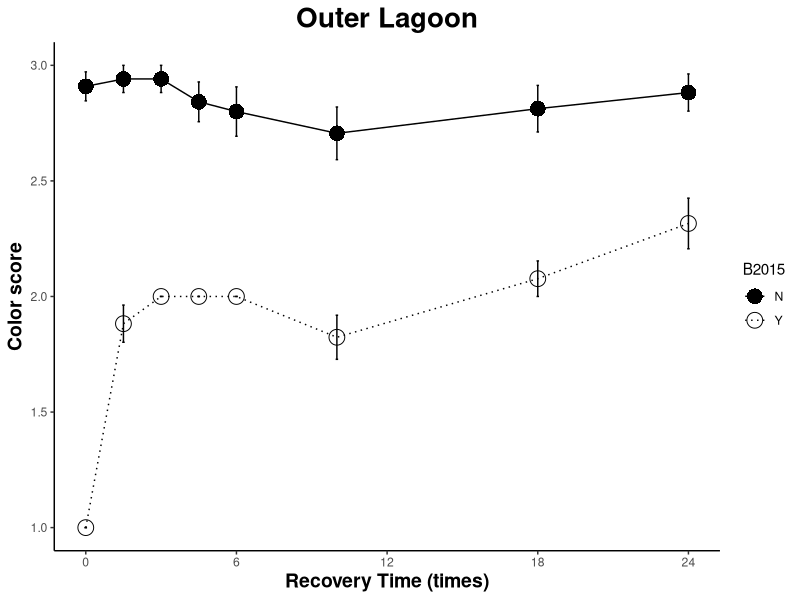
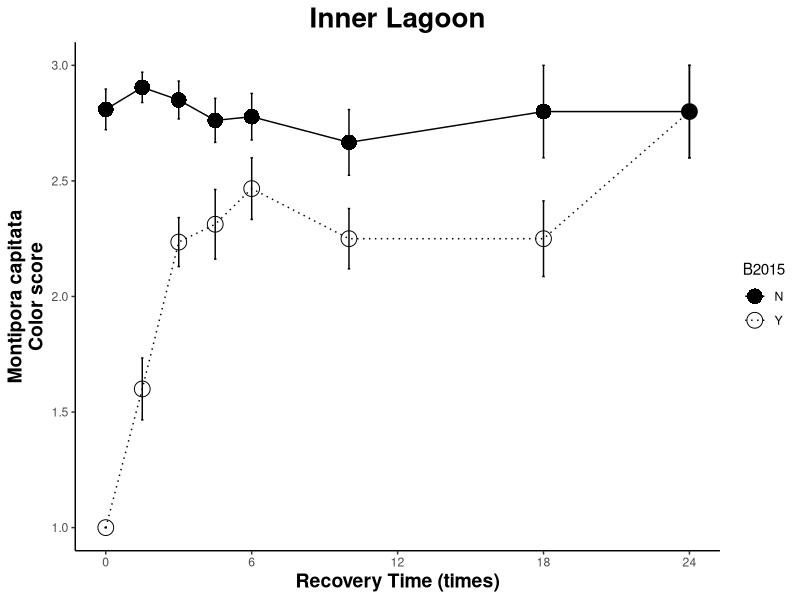
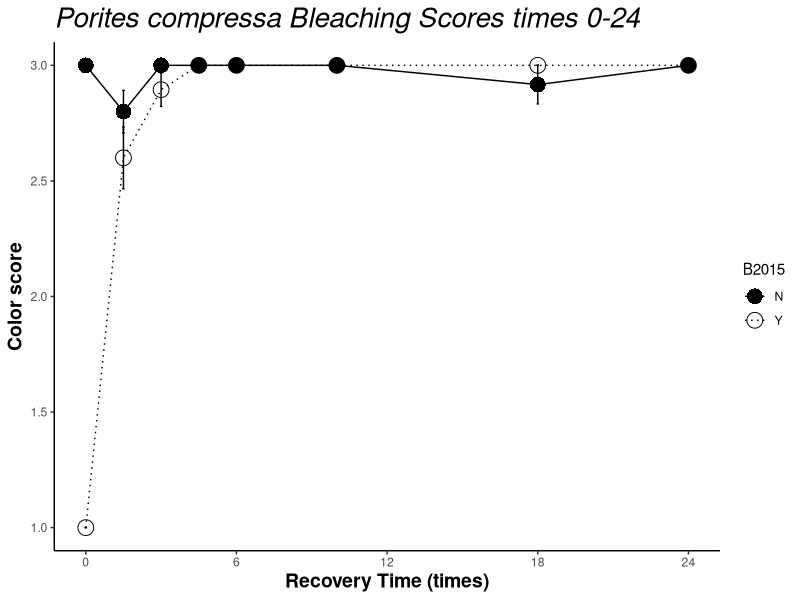
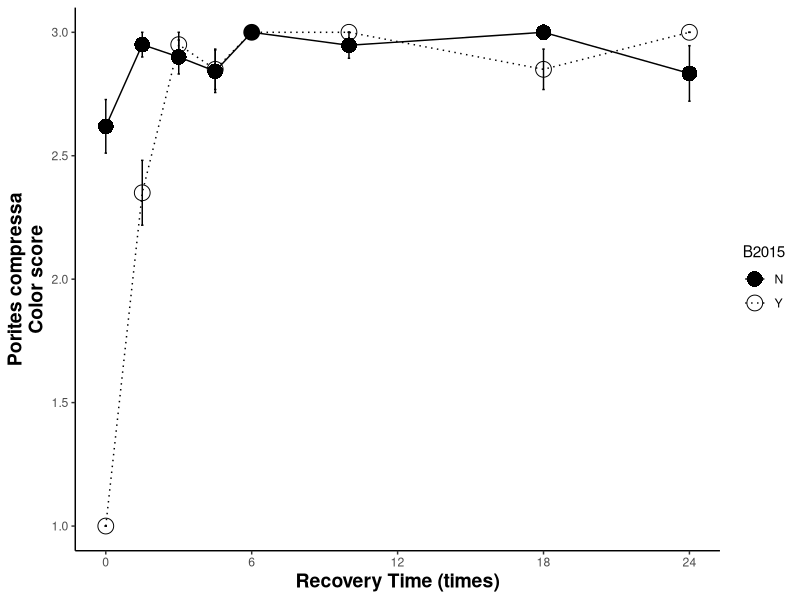
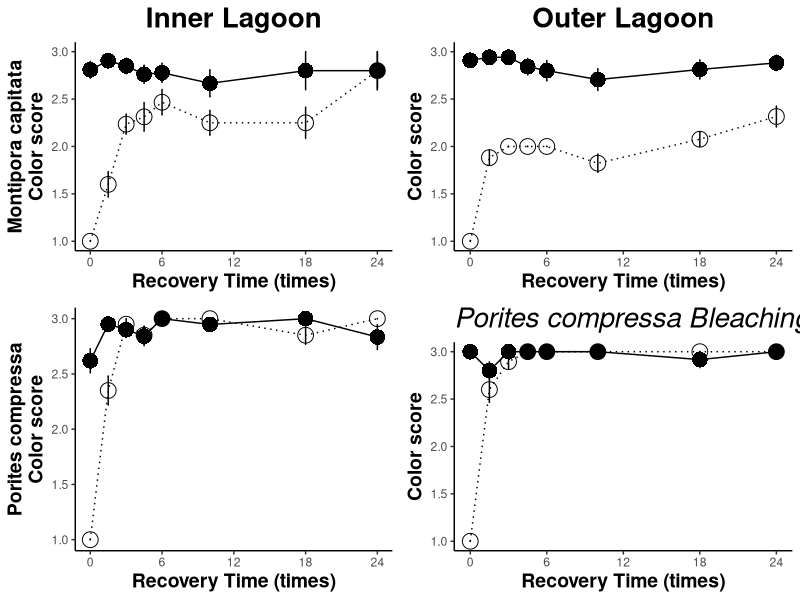
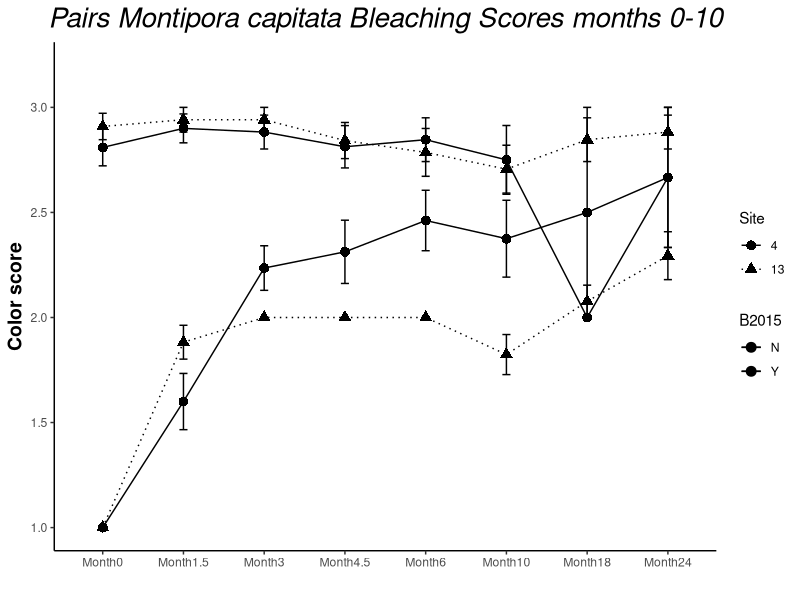
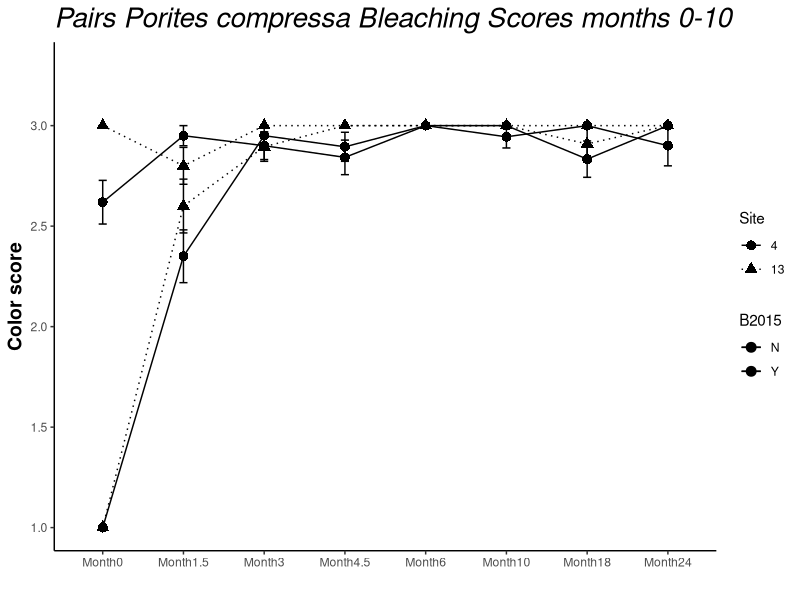

Generate these figures, in order, with R:
## ---- chunk 1
knitr::opts_chunk$set(echo = TRUE)
## ---- chunk 2
#Set up: load libraries

#rm(list=ls(all=TRUE)) 
library("reshape2") #reshape data
library("ggplot2") #plotting
library("reshape") #reshape data
library("plyr")  #splitting, applying, and combining data
library("dplyr")  #splitting, applying, and combining data
library("pscl")
library("plotrix") #plotting
library("gridExtra") #arrange plots for output
library("car") #levenes test
library("lsmeans")
library("multcomp") 
library("multcompView")
library(glmmTMB)
library(lme4)
library(lmerTest)
library(tidyverse)

## ---- chunk 3
bData<-read.csv("Bleaching_FINAL.csv") #read in bleaching df
bData$Site<-as.factor(bData$Site) #site as factor
bData$Pair<-as.factor(bData$Pair) #pair ID as factor

#organize data
bALL<-bData
  #melt
  bALLData1<-melt(data = bALL, measure.vars = c("Month0","Month1.5","Month3","Month4.5", "Month6","Month10","Month18","Month24"))   
  colnames(bALLData1)[colnames(bALLData1)=="variable"] <- "month"   # change col name from 'variable' to 'month'
  colnames(bALLData1)[colnames(bALLData1)=="value"] <- "score"   # change col name from 'value' to 'score'
  bALLData1$group<-paste(bALLData1$Species, bALLData1$Site, bALLData1$B2015, bALLData1$month) # add column for groups for figures only
#write.csv(bALL, "PigmentationBNB_20191122.csv")

#Remove all NON PAIRS and all NAs
  bALLData<-na.omit(bALLData1) # remove the NA rows (this removes individuals and NAs from pairs with no score at particular timepoints (due to not finding the coral))
  
  #Change month into TIME numeric for plots
  bALLData$time[bALLData$month=="Month0"]<-0
  bALLData$time[bALLData$month=="Month1.5"]<-1.5
  bALLData$time[bALLData$month=="Month3"]<-3
  bALLData$time[bALLData$month=="Month4.5"]<-4.5
  bALLData$time[bALLData$month=="Month6"]<-6
  bALLData$time[bALLData$month=="Month10"]<-10
  bALLData$time[bALLData$month=="Month18"]<-18
  bALLData$time[bALLData$month=="Month19"]<-19
  bALLData$time[bALLData$month=="Month24"]<-24

#Subsets of df for Mcap and Pcomp
 
Mcap_df<-subset(bALLData, Species=="Montipora capitata")   #Mcap only
Pcomp_df<-subset(bALLData, Species=="Porites compressa")   #Pcomp only

#Mean bleaching scores full df
#calc average bleaching  score per grouping by time point

ballmeans <- ddply(bALLData, c("Site", "Species", "B2015", "time"), summarise, #
                   N    = length(score[!is.na(score)]), #calculate the length of the data frame, excluding NA’s *this part is important*
                   mean = mean(score, na.rm=TRUE), #calculate mean of response variable, removing NA's
                   sd   = sd(score, na.rm=TRUE), #calculate standard deviation
                   se   = sd / sqrt(N), #calculate standard error
                   max = max(score, na.rm=TRUE) #calculate max, could also calculate min () if desired
)
ballmeans #display table

ballmeans$code<-paste0(ballmeans$Site, ballmeans$B2015, ballmeans$Species)
ballmeans #display table
#write.csv(ballmeans,"ballmeans.csv"
## ---- chunk 4
#subset for Mcap only 
Mcap024Allplot<-subset(ballmeans, Species=="Montipora capitata")     #subset Mcap
  
#subset by reef
#PR13 
Mcap024AllplotPR13<-subset(Mcap024Allplot, Site==13)
#PR4
Mcap024AllplotPR4<-subset(Mcap024Allplot, Site==4)
## ---- chunk 5
ballplotMcapPR13<-ggplot(data=Mcap024AllplotPR13, aes(x=time, y=mean, group = code, color=B2015)) + #color by bleaching hist. 
  geom_errorbar(aes(ymin=mean-se, ymax=mean+se),
                width=0.1,show.legend = FALSE)+
  geom_point(aes(shape=B2015),fill="black", size=5)+
  scale_shape_manual(values=c(16,1))+
  geom_line(aes(color=B2015,linetype=B2015))+        #adding size=x here only blew it up
  scale_linetype_manual(values=c("solid", "dotted"))+
  scale_color_manual(values=c("black","black"))+
    scale_x_continuous(breaks = seq(0, 24, by = 6))+
  ylab("Color score") +
    xlab("Recovery Time (times)") + #Label the X Axis
    ylim(1, 3) + #set Y limits
  theme_bw() + #Set the background color
  theme(axis.line = element_line(color = 'black'), #Set the axes color
        axis.title=element_text(size=14,face="bold"), #Set axis format
        panel.border = element_blank(), #Set the border
        panel.grid.major = element_blank(), #Set the major gridlines
        panel.grid.minor = element_blank(), #Set the minor gridlines
        plot.background =element_blank(), #Set the plot background
        legend.key = element_blank()) + #Set plot legend key
  ggtitle("Outer Lagoon")+
          theme(plot.title = element_text(size=20,face = "bold",hjust = 0.5));ballplotMcapPR13
McapOuter<-ballplotMcapPR13 + theme(legend.position = "none") #remove legend
## ---- chunk 6
ballplotMcapPR4<-ggplot(data=Mcap024AllplotPR4, aes(x=time, y=mean, group = code, color=B2015),show.legend = FALSE) + #color by bleaching hist. 
 geom_errorbar(aes(ymin=mean-se, ymax=mean+se),
                width=0.1,show.legend = FALSE)+
  geom_point(aes(shape=B2015),fill="mediumblue", size=5)+
  
  scale_shape_manual(values=c( 16,1))+
  
  geom_line(aes(color=B2015, linetype=B2015))+
  scale_linetype_manual(values=c("solid", "dotted"))+
  scale_color_manual(values=c("black","black"))+
    scale_x_continuous(breaks = seq(0, 24, by = 6))+
  ylab("Montipora capitata\nColor score") +
    xlab("Recovery Time (times)") + #Label the X Axis
    ylim(1, 3) + #set Y limits
  theme_bw() + #Set the background color
  theme(axis.line = element_line(color = 'black'), #Set the axes color
        axis.title=element_text(size=14,face="bold"), #Set axis format
        panel.border = element_blank(), #Set the border
        panel.grid.major = element_blank(), #Set the major gridlines
        panel.grid.minor = element_blank(), #Set the minor gridlines
        plot.background =element_blank(), #Set the plot background
        legend.key = element_blank()) + #Set plot legend key
  ggtitle("Inner Lagoon")+
          theme(plot.title = element_text(size=20,face = "bold", hjust = 0.5));ballplotMcapPR4
McapInner<-ballplotMcapPR4 + theme(legend.position = "none") #remove legend
## ---- chunk 7
Pcomp024Allplot<-subset(ballmeans, Species=="Porites compressa")

#subset by reef 
Pcomp024AllplotPR13<-subset(Pcomp024Allplot, Site==13)
Pcomp024AllplotPR4<-subset(Pcomp024Allplot, Site==4)
## ---- chunk 8
b024plotPcompPR13<-ggplot(data=Pcomp024AllplotPR13, aes(x=time, y=mean, group = code, color=B2015)) + #color by bleaching hist. 
  geom_errorbar(aes(ymin=mean-se, ymax=mean+se),
                width=0.1,show.legend = FALSE)+
  geom_point(aes(shape=B2015),fill="mediumblue", size=5)+
  
  scale_shape_manual(values=c( 16,1))+
  
  geom_line(aes(color=B2015, linetype=B2015))+
  scale_linetype_manual(values=c("solid", "dotted"))+
  scale_color_manual(values=c("black","black"))+
    scale_x_continuous(breaks = seq(0, 24, by = 6))+
  ylab("Color score") +
    xlab("Recovery Time (times)") + #Label the X Axis
    ylim(1, 3) + #set Y limits
  theme_bw() + #Set the background color
  theme(axis.line = element_line(color = 'black'), #Set the axes color
        axis.title=element_text(size=14,face="bold"), #Set axis format
        panel.border = element_blank(), #Set the border
        panel.grid.major = element_blank(), #Set the major gridlines
        panel.grid.minor = element_blank(), #Set the minor gridlines
        plot.background =element_blank(), #Set the plot background
        legend.key = element_blank()) + #Set plot legend key
  ggtitle("Porites compressa Bleaching Scores times 0-24")+
          theme(plot.title = element_text(size=20,face = "italic"));b024plotPcompPR13

PcompOuter<-b024plotPcompPR13+ theme(legend.position = "none") #remove legend
## ---- chunk 9
b024plotPcompPR4<-ggplot(data=Pcomp024AllplotPR4, aes(x=time, y=mean, group = code, color=B2015)) + #color by bleaching hist. 
  geom_errorbar(aes(ymin=mean-se, ymax=mean+se), 
                width=0.1,show.legend = FALSE)+
  geom_point(aes(shape=B2015),fill="mediumblue", size=5)+
  
  scale_shape_manual(values=c( 16,1))+
  
  geom_line(aes(color=B2015, linetype=B2015))+
  scale_linetype_manual(values=c("solid", "dotted"))+
  scale_color_manual(values=c("black","black"))+
    scale_x_continuous(breaks = seq(0, 24, by = 6))+
  ylab("Porites compressa\nColor score") +
    xlab("Recovery Time (times)") + #Label the X Axis
    ylim(1, 3) + #set Y limits
  theme_bw() + #Set the background color
  theme(axis.line = element_line(color = 'black'), #Set the axes color
        axis.title=element_text(size=14,face="bold"), #Set axis format
        panel.border = element_blank(), #Set the border
        panel.grid.major = element_blank(), #Set the major gridlines
        panel.grid.minor = element_blank(), #Set the minor gridlines
        plot.background =element_blank(), #Set the plot background
        legend.key = element_blank()) + #Set plot legend key
  #Sggtitle("Porites compressa Bleaching Scores times 0-24")+
          theme(plot.title = element_text(size=20,face = "italic"));b024plotPcompPR4


PcompInner<-b024plotPcompPR4+ theme(legend.position = "none") #remove legend
## ---- chunk 10
grid.arrange(McapInner, McapOuter, PcompInner,PcompOuter, nrow = 2)
## ---- chunk 11
#full model
Mcap_df_mod<-lmer(score~B2015*Site*month+(1|TagID), data=Mcap_df)
summary(Mcap_df_mod)
anova(Mcap_df_mod, type=2) #pvals

 #posthoc
  emm<-emmeans(Mcap_df_mod,  ~ month)
  pairs(emm)
  #cld(emm)
  # Month4.5 - Month10  p=0.7754 
  
 emm<-emmeans(Mcap_df_mod,  ~ B2015*month)
  pairs(emm)
  cld(emm)
  #Y,Month0 - Y,Month1.5   -0.74657 0.0719 412 -10.377 <.0001 
  #Y,Month1.5 - Y,Month3   -0.37874 0.0756 411  -5.007 0.0001
  #Y,Month3 - Y,Month4.5   -0.01643 0.0765 414  -0.215 1.0000
  #Y,Month4.5 - Y,Month6   -0.08619 0.0804 412  -1.073 0.9995
  #Y,Month6 - Y,Month10     0.17169 0.0847 409   2.026 0.8094
  #Y,Month10 - Y,Month18   -0.12441 0.0949 417  -1.310 0.9954
  #Y,Month18 - Y,Month24   -0.33618 0.1108 427  -3.035 0.1591 
## ---- chunk 12
#pcomp full model
Pcomp_df_mod2<-lmer(score~B2015*Site*month+(1|TagID), data=Pcomp_df)
summary(Pcomp_df_mod2)
anova(Pcomp_df_mod2, type=2) #pvals

  emm<-emmeans(Pcomp_df_mod2,  ~ B2015*Site*month)
  pairs(emm)

#Tukey post hoc: ~Lagoon*Month

   emm<-emmeans(Pcomp_df_mod2,  ~ Site*month)
  pairs(emm)
      # 4,Month0 - 13,Month0      -0.190476 0.0583 545  -3.268 0.0844 
      #4,Month1.5 - 13,Month1.5  -0.049478 0.0590 545  -0.839 1.0000
  #4,Month3 - 13,Month3      -0.022300 0.0598 545  -0.373 1.0000 
  #4,Month4.5 - 13,Month4.5  -0.151734 0.0610 545  -2.488 0.4822
  #4,Month6 - 13,Month6       0.000289 0.0590 545   0.005 1.0000 
  #4,Month10 - 13,Month10    -0.024925 0.0602 545  -0.414 1.0000 
  #4,Month18 - 13,Month18    -0.033845 0.0694 547  -0.488 1.0000
  #4,Month24 - 13,Month24    -0.074803 0.0779 548  -0.960 0.9999 

     emm<-emmeans(Pcomp_df_mod2,  ~ B2015*month)
  pairs(emm)
  #Y,Month0 - Y,Month1.5   -1.475103 0.0577 473 -25.562 <.0001
  #Y,Month1.5 - Y,Month3   -0.447667 0.0584 473  -7.661 <.0001
  #Y,Month3 - Y,Month4.5   -0.001545 0.0593 476  -0.026 1.0000 
  #Y,Month4.5 - Y,Month6   -0.075574 0.0589 477  -1.283 0.9963
  #Y,Month6 - Y,Month10    -0.000723 0.0584 473  -0.012 1.0000 
  #Y,Month10 - Y,Month18    0.073924 0.0642 490   1.151 0.9989
  #Y,Month18 - Y,Month24   -0.071078 0.0734 513  -0.969 0.9999 
  
    emm<-emmeans(Pcomp_df_mod2,  ~ B2015*month*Site)
  pairs(emm)
  #Y,Month0,4 - Y,Month1.5,4     -1.350207 0.0811 474 -16.642 <.0001 
  #
  
## ---- chunk 13
Mcap_0<-subset(Mcap_df, month=="Month0")
Mcap_1.5<-subset(Mcap_df, month=="Month1.5")
Mcap_3<-subset(Mcap_df, month=="Month3")
Mcap_4.5<-subset(Mcap_df, month=="Month4.5")
Mcap_6<-subset(Mcap_df, month=="Month6")
Mcap_10<-subset(Mcap_df, month=="Month10")
Mcap_18<-subset(Mcap_df, month=="Month18")
Mcap_24<-subset(Mcap_df, month=="Month24")

#Month0
Month0_mcap0<-lm(score~Site*B2015, Mcap_0)
summary(Month0_mcap0)
anova(Month0_mcap0)

#Month1.5
Month1.5_mcap1.5<-lm(score~Site*B2015, Mcap_1.5)
summary(Month1.5_mcap1.5)
anova(Month1.5_mcap1.5)


#Month3
Month3_mcap3<-lm(score~Site*B2015, Mcap_3)
summary(Month3_mcap3)
anova(Month3_mcap3)
 emm<-emmeans(Month3_mcap3,  ~ B2015*Site)
  pairs(emm)
  cld(emm, Letter="abcde")
  #N,4 - Y,4     0.6147 0.102 68  6.004  <.0001
  #N,13 - Y,13   0.9412 0.105 68  8.967  <.0001
  
#Month4.5
Month4.5_mcap4.5<-lm(score~Site*B2015, Mcap_4.5)
summary(Month4.5_mcap4.5)
anova(Month4.5_mcap4.5)
 emm<-emmeans(Month4.5_mcap4.5,  ~ B2015*Site)
  pairs(emm)
  #N,4 - Y,4     0.4494 0.134 72  3.349  0.0069
  #N,13 - Y,13   0.8421 0.130 72  6.500  <.0001

  #Month6
Month6_mcap6<-lm(score~Site*B2015, Mcap_6)
summary(Month6_mcap6)
anova(Month6_mcap6)
emm<-emmeans(Month6_mcap6,  ~ Site)
  pairs(emm)
emm<-emmeans(Month6_mcap6,  ~ B2015*Site)
  pairs(emm)
  # N,4 - Y,4     0.3111 0.140 58  2.229  0.1275
  #N,13 - Y,13   0.8000 0.148 58  5.392  <.0001
  
#Month10
Month10_mcap10<-lm(score~Site*B2015, Mcap_10)
summary(Month10_mcap10)
anova(Month10_mcap10)

#Month18
Month18_mcap18<-lm(score~Site*B2015, Mcap_18)
summary(Month18_mcap18)
anova(Month18_mcap18)

#Month24
Month24_mcap24t<-lm(score~Site*B2015, Mcap_24)
summary(Month24_mcap24t)
anova(Month24_mcap24t)

Mcap24_Inner<-subset(Mcap_24, Site=="4")
## ---- chunk 14
Pcomp_0<-subset(Pcomp_df, month=="Month0")
Pcomp_1.5<-subset(Pcomp_df, month=="Month1.5")
Pcomp_3<-subset(Pcomp_df, month=="Month3")
Pcomp_4.5<-subset(Pcomp_df, month=="Month4.5")
Pcomp_6<-subset(Pcomp_df, month=="Month6")
Pcomp_10<-subset(Pcomp_df, month=="Month10")
Pcomp_18<-subset(Pcomp_df, month=="Month18")
Pcomp_24<-subset(Pcomp_df, month=="Month24")


#Month0
Month0_Pcomp0<-lm(score~Site*B2015, Pcomp_0)
summary(Month0_Pcomp0)
anova(Month0_Pcomp0)

#Month1.5
Month1.5_Pcomp1.5<-lm(score~Site*B2015, Pcomp_1.5)
summary(Month1.5_Pcomp1.5)
anova(Month1.5_Pcomp1.5)

#Month3
Month3_Pcomp3<-lm(score~Site*B2015, Pcomp_3)
summary(Month3_Pcomp3)
anova(Month3_Pcomp3)

#Month4.5
Month4.5_Pcomp4.5<-lm(score~Site*B2015, Pcomp_4.5)
summary(Month4.5_Pcomp4.5)
anova(Month4.5_Pcomp4.5)

#Month6
Month6_Pcomp6<-lm(score~Site*B2015,Pcomp_6)
summary(Month6_Pcomp6)
anova(Month6_Pcomp6)

#Month10
Month10_Pcomp10<-lm(score~Site*B2015, Pcomp_10)
summary(Month10_Pcomp10)
anova(Month10_Pcomp10)

#Month18
Month18_Pcomp18<-lm(score~Site*B2015,Pcomp_18)
summary(Month18_Pcomp18)
anova(Month18_Pcomp18)

#Month24
Month24_Pcomp24<-lm(score~Site*B2015,Pcomp_24)
summary(Month24_Pcomp24)
anova(Month24_Pcomp24)
## ---- chunk 15
naData<-bALLData   #subset only pairs
pData<-bALLData   #dataset to work from (pull unwanted from)

# Identify which pairs have a partner not found by month:

# Subset Month0 (two colonies missing values, checked datasheet)
M0<-subset(naData, month=="Month0") # subset month 0

  # subset month 0
  M0a<-c("TagID","Pair","Species", "Site","B2015","month","score") # which columns to pull
  M0<-pData[M0a]
  M0<-subset(M0, month=="Month0")

    #For DIFFS df
  M0diff<-M0  
  M0diff<-dcast(M0diff, Species+Site+Pair+month~B2015) # cast()
  M0diff$diff<-M0diff$N-M0diff$Y

# Subset Month1.5 
M1.5<-subset(naData, month=="Month1.5") # subset month 1.5 
  # subset month 1.5
  M1.5a<-c("TagID","Pair","Species", "Site","B2015","month","score") # which columns to pull
  M1.5<-pData[M1.5a]
  M1.5<-subset(M1.5, month=="Month1.5")
  M1.5<-M1.5[!(M1.5$Pair=="113_114"),]
 #DIFFS 
  M1.5diff<-M1.5  
  M1.5diff<-dcast(M1.5diff, Species+Site+Pair+month~B2015) # cast()
  M1.5diff$diff<-M1.5diff$N-M1.5diff$Y
  
## Subset Month3
M3<-subset(naData, month=="Month3") # subset month 3
  M3a<-c("TagID","Pair","Species", "Site","B2015","month", "score")
  M3<-pData[M3a]
  M3<-subset(M3, month=="Month3")
  M3<-M3[!(M3$Pair=="7_8"),]
  M3<-M3[!(M3$Pair=="113_114"),]
  M3<-M3[!(M3$Pair=="255_256"),]
  M3<-M3[!(M3$Pair=="259_260"),]
  
  #DIFFS
  M3diff<-M3  
  M3diff<-dcast(M3diff, Species+Site+Pair+month~B2015) # cast()
  M3diff$diff<-M3diff$N-M3diff$Y

## Subset Month 4.5
M4.5<-subset(naData, month=="Month4.5") # subset month 3
  M4.5a<-c("TagID","Pair","Species", "Site","B2015","month", "score")
  M4.5<-pData[M4.5a]
  M4.5<-subset(M4.5, month=="Month4.5")
  M4.5<-na.omit(M4.5) # remove the NA colums
  M4.5<-M4.5[!(M4.5$Pair=="7_8"),]
  M4.5<-M4.5[!(M4.5$Pair=="113_114"),]
  M4.5<-M4.5[!(M4.5$Pair=="255_256"),]
  M4.5<-M4.5[!(M4.5$Pair=="259_260"),]
  M4.5<-M4.5[!(M4.5$Pair=="263_264"),]
  M4.5<-M4.5[!(M4.5$Pair=="267_268"),]
  M4.5<-M4.5[!(M4.5$Pair=="82_83"),]
 
  #DIFFS
  M4.5diff<-M4.5  
  M4.5diff<-dcast(M4.5diff, Species+Site+Pair+month~B2015) # cast()
  M4.5diff$diff<-M4.5diff$N-M4.5diff$Y
  

# Subset month 6
M6<-subset(naData, month=="Month6")
  M6a<-c("TagID","Pair","Species", "Site","B2015","month","score")
  M6<-pData[M6a]
  M6<-subset(M6, month=="Month6")
  M6<-M6[!(M6$Pair=="111_112"),] # remove the other partner
  M6<-M6[!(M6$Pair=="115_116"),]
  M6<-M6[!(M6$Pair=="119_120"),]
  M6<-M6[!(M6$Pair=="207_208"),]
  M6<-M6[!(M6$Pair=="255_256"),]
  M6<-M6[!(M6$Pair=="259_260"),]
  M6<-M6[!(M6$Pair=="263_264"),]
  M6<-M6[!(M6$Pair=="267_268"),]
  M6<-M6[!(M6$Pair=="263_264"),]
  
  #DIFFS
  M6diff<-M6  
  M6diff<-dcast(M6diff, Species+Site+Pair+month~B2015) # cast()
  M6diff$diff<-M6diff$N-M6diff$Y
  
# Subset month 10
M10<-subset(naData, month=="Month10")
  M10a<-c("TagID","Pair","Species", "Site","B2015","month","score")
  M10<-pData[M10a]
  M10<-subset(M10, month=="Month10")
  M10<-M10[!(M10$Pair=="253_254"),] # remove the other partner
  M10<-M10[!(M10$Pair=="259_260"),]
  M10<-M10[!(M10$Pair=="113_114"),]
  M10<-M10[!(M10$Pair=="161_262"),]
  M10<-M10[!(M10$Pair=="263_264"),]
  M10<-M10[!(M10$Pair=="267_268"),]
  M10<-M10[!(M10$Pair=="271_272"),]
  M10<-M10[!(M10$Pair=="273_274"),]
  M10<-M10[!(M10$Pair=="275_276"),]
  M10<-M10[!(M10$Pair=="277_278"),]
  M10<-M10[!(M10$Pair=="31_32"),]
  M10<-M10[!(M10$Pair=="261_262"),]
  #DIFFS
  M10diff<-M10  
  M10diff<-dcast(M10diff, Species+Site+Pair+month~B2015) # cast()
  M10diff$diff<-M10diff$N-M10diff$Y
  
  # Subset month 18
M18<-subset(naData, month=="Month18")
  M18a<-c("TagID","Pair","Species", "Site","B2015","month","score")
  M18<-pData[M18a]
  M18<-subset(M18, month=="Month18")
  M18<-M18[!(M18$Pair=="253_254"),] # remove the other partner
  M18<-M18[!(M18$Pair=="259_260"),]
  M18<-M18[!(M18$Pair=="161_262"),]
  M18<-M18[!(M18$Pair=="263_264"),]
  M18<-M18[!(M18$Pair=="267_268"),]
  M18<-M18[!(M18$Pair=="271_272"),]
  M18<-M18[!(M18$Pair=="273_274"),]
  M18<-M18[!(M18$Pair=="275_276"),]
  M18<-M18[!(M18$Pair=="277_278"),]
  M18<-M18[!(M18$Pair=="31_2"),]
  M18<-M18[!(M18$Pair=="115_116"),]
  M18<-M18[!(M18$Pair=="119_120"),]
  M18<-M18[!(M18$Pair=="261_262"),]
  M18<-M18[!(M18$Pair=="269_270"),]
  M18<-M18[!(M18$Pair=="101_102"),]
  M18<-M18[!(M18$Pair=="117_118"),]
  M18<-M18[!(M18$Pair=="265_266"),]
  M18<-M18[!(M18$Pair=="19_20"),]
  M18<-M18[!(M18$Pair=="205_206"),]
  M18<-M18[!(M18$Pair=="223_224"),]
  M18<-M18[!(M18$Pair=="39_40"),]
  
  #DIFFS
  M18diff<-M18  
  M18diff<-dcast(M18diff, Species+Site+Pair+month~B2015) # cast()
  M18diff$diff<-M18diff$N-M18diff$Y
  
  # Subset month 24
M24<-subset(naData, month=="Month24")
  M24a<-c("TagID","Pair","Species", "Site","B2015","month","score")
  M24<-pData[M24a]
  M24<-subset(M24, month=="Month24")
  M24<-M24[!(M24$Pair=="107_108"),] # remove the other partner
  M24<-M24[!(M24$Pair=="13_14"),]
  M24<-M24[!(M24$Pair=="223_224"),]
  M24<-M24[!(M24$Pair=="231_232"),]
  M24<-M24[!(M24$Pair=="261_262"),]
  M24<-M24[!(M24$Pair=="263_264"),]
  M24<-M24[!(M24$Pair=="265_266"),]
  M24<-M24[!(M24$Pair=="283_284"),]
  M24<-M24[!(M24$Pair=="289_290"),]
  M24<-M24[!(M24$Pair=="31_32"),]
  M24<-M24[!(M24$Pair=="33_34"),]
  M24<-M24[!(M24$Pair=="39_40"),]
  M24<-M24[!(M24$Pair=="76_77"),]
  M24<-M24[!(M24$Pair=="78_79"),]

  #DIFFS
  M24diff<-M24  
  M24diff<-dcast(M24diff, Species+Site+Pair+month~B2015) # cast()
  M24diff$diff<-M24diff$N-M24diff$Y
  
#make dfs   
PairDat<-rbind(M0,M1.5,M3,M4.5,M6,M10,M18,M24)
 
#Mean bleaching scores across the entire project

#calc average bleaching score per grouping by time point
pairmeans <- ddply(PairDat, c("Site", "Species", "B2015", "month"), summarise, #
                   N    = length(score[!is.na(score)]), #calculate the length of the data frame, excluding NA’s *this part is important*
                   mean = mean(score, na.rm=TRUE), #calculate mean of response variable, removing NA's
                   sd   = sd(score, na.rm=TRUE), #calculate standard deviation
                   se   = sd / sqrt(N), #calculate standard error
                   max = max(score, na.rm=TRUE) #calculate max, could also calculate min () if desired
)
#ballmeans #display table

pairmeans$code<-paste0(pairmeans$Site, pairmeans$B2015, pairmeans$Species)
pairmeans #display table
## ---- chunk 16
#subset for Mcap only
McapPairplot<-subset(pairmeans, Species=="Montipora capitata")

PairplotMcapB<-ggplot(data=McapPairplot, aes(x=month, y=mean, group = code, color=B2015)) + #color by bleaching hist. 
  geom_errorbar(aes(ymin=mean-se, ymax=mean+se),
                width=0.1)+
  geom_point(aes(shape=Site), size=3)+
  geom_line(aes(color=B2015, linetype=Site))+
  scale_linetype_manual(values=c("solid", "dotted"))+
  scale_color_manual(values=c("black","black"))+
  ylab("Color score") +
    xlab("") + #Label the X Axis
    ylim(1, 3.2) + #set Y limits
  theme_bw() + #Set the background color
  theme(axis.line = element_line(color = 'black'), #Set the axes color
        axis.title=element_text(size=14,face="bold"), #Set axis format
        panel.border = element_blank(), #Set the border
        panel.grid.major = element_blank(), #Set the major gridlines
        panel.grid.minor = element_blank(), #Set the minor gridlines
        plot.background =element_blank(), #Set the plot background
        legend.key = element_blank()) + #Set plot legend key
  ggtitle("Pairs Montipora capitata Bleaching Scores months 0-10")+
          theme(plot.title = element_text(size=20,face = "italic",hjust = 0.5));PairplotMcapB
## ---- chunk 17
#subset for Pcomp only 
PcompPairplot<-subset(pairmeans, Species=="Porites compressa")

PairplotPcompB<-ggplot(data=PcompPairplot, aes(x=month, y=mean, group = code, color=B2015)) + #color by bleaching hist. 
  geom_errorbar(aes(ymin=mean-se, ymax=mean+se),
                width=0.1)+
  geom_point(aes(shape=Site), size=3)+
  geom_line(aes(color=B2015, linetype=Site))+
  scale_linetype_manual(values=c("solid", "dotted"))+
  scale_color_manual(values=c("black","black"))+
  ylab("Color score") +
    xlab("") + #Label the X Axis
    ylim(1, 3.3) + #set Y limits
  theme_bw() + #Set the background color
  theme(axis.line = element_line(color = 'black'), #Set the axes color
        axis.title=element_text(size=14,face="bold"), #Set axis format
        panel.border = element_blank(), #Set the border
        panel.grid.major = element_blank(), #Set the major gridlines
        panel.grid.minor = element_blank(), #Set the minor gridlines
        plot.background =element_blank(), #Set the plot background
        legend.key = element_blank()) + #Set plot legend key
  ggtitle("Pairs Porites compressa Bleaching Scores months 0-10")+
          theme(plot.title = element_text(size=20,face = "italic"));PairplotPcompB
## ---- chunk 18
#set up Pairs data
Mcappig<-subset(PairDat, Species =="Montipora capitata")            

#All lmer
MpigPair_all_mod1<-lmer(score~Site*B2015*month+(1|TagID)+(1|Pair), Mcappig)
summary(MpigPair_all_mod1)
anova(MpigPair_all_mod1, type=2)
## ---- chunk 19
#Month0
MpigPair0<-subset(Mcappig, month =="Month0")           
MpigPair0_mod1<-lm(score~Site*B2015, MpigPair0)
summary(MpigPair0_mod1)
anova(MpigPair0_mod1)

#Month1.5
MpigPair1.5<-subset(Mcappig, month =="Month1.5")
MpigPair1.5_mod1<-lm(score~Site*B2015, MpigPair1.5)
summary(MpigPair1.5_mod1)
anova(MpigPair1.5_mod1)

#Month3
MpigPair3<-subset(Mcappig, month =="Month3")
MpigPair3_mod1<-lm(score~Site*B2015, MpigPair3)
summary(MpigPair3_mod1)
anova(MpigPair3_mod1)

#Month4.5
MpigPair4.5<-subset(Mcappig, month =="Month4.5")
MpigPair4.5_mod1<-lm(score~Site*B2015, MpigPair4.5)
summary(MpigPair4.5_mod1)
anova(MpigPair4.5_mod1)

#Month6
MpigPair6<-subset(Mcappig, month =="Month6")
MpigPair6_mod1<-lm(score~Site*B2015, MpigPair6)
summary(MpigPair6_mod1)
anova(MpigPair6_mod1)

#Month10
MpigPair10<-subset(Mcappig, month =="Month10")
MpigPair10_mod1<-lm(score~Site*B2015, MpigPair10)
summary(MpigPair10_mod1)
anova(MpigPair10_mod1)

#Month18
MpigPair18<-subset(Mcappig, month =="Month18")
MpigPair18_mod1<-lm(score~Site*B2015, MpigPair18)
summary(MpigPair18_mod1)
anova(MpigPair18_mod1)

#Month24
MpigPair24<-subset(Mcappig, month =="Month24")
MpigPair24_mod1<-lm(score~Site*B2015, MpigPair24)
summary(MpigPair24_mod1)
anova(MpigPair24_mod1)
## ---- chunk 20
Pcomppig<- subset(PairDat, Species == "Porites compressa") 

#All timepoints lmer
PpigPair_all_mod1<-lmer(score~Site*B2015*month+(1|TagID)+(1|Pair), Pcomppig)
summary(PpigPair_all_mod1)
anova(PpigPair_all_mod1, type=2)
## ---- chunk 21
#Month 0
PpigPair0<-subset(Pcomppig, month =="Month0")            
PpigPair0_mod1<-lm(score~Site*B2015, PpigPair0)
summary(PpigPair0_mod1)
anova(PpigPair0_mod1) 

#Month1.5
PpigPair1.5<-subset(Pcomppig, month =="Month1.5")
PpigPair1.5_mod1<-lm(score~Site*B2015, PpigPair1.5)
summary(PpigPair1.5_mod1)
anova(PpigPair1.5_mod1)

#Month3
PpigPair3<-subset(Pcomppig, month =="Month3")
PpigPair3_mod1<-lm(score~Site*B2015, PpigPair3)
anova(PpigPair3_mod1)

#Month4.5
PpigPair4.5<-subset(Pcomppig, month =="Month4.5")
PpigPair4.5_mod1<-lm(score~Site*B2015, PpigPair4.5)
summary(PpigPair4.5_mod1)
anova(PpigPair4.5_mod1)

#Month6
PpigPair6<-subset(Pcomppig, month =="Month6")
PpigPair6_mod1<-lm(score~Site*B2015, PpigPair6)
anova(PpigPair6_mod1)

#Month10
PpigPair10<-subset(Pcomppig, month =="Month10")
PpigPair10_mod1<-lm(score~Site*B2015, PpigPair10)
anova(PpigPair10_mod1)

#Month18
PpigPair18<-subset(Pcomppig, month =="Month18")
PpigPair18_mod1<-lm(score~Site*B2015, PpigPair18)
anova(PpigPair18_mod1)

#Month24
PpigPair24<-subset(Pcomppig, month =="Month24")
PpigPair24_mod1<-lm(score~Site*B2015, PpigPair24)
anova(PpigPair24_mod1)
